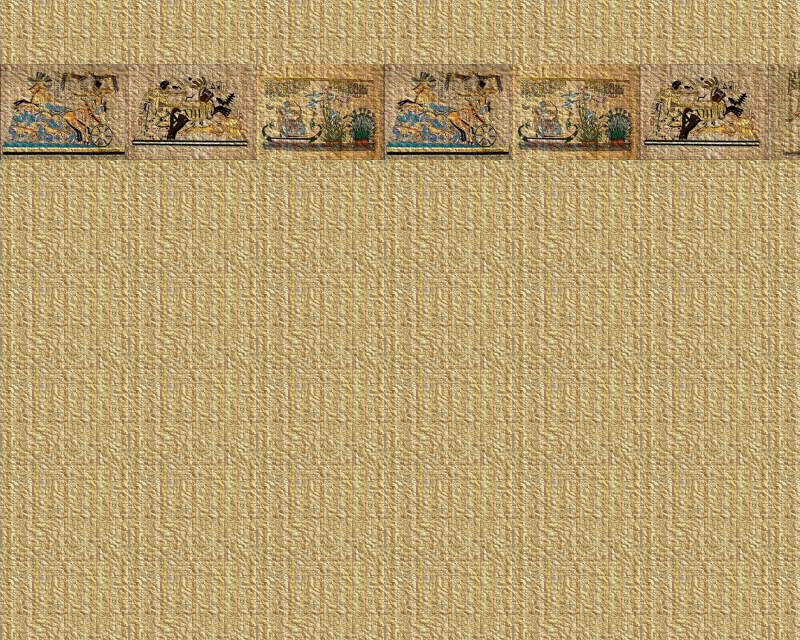

A level layout from a 2D game, rendered from its tile map. Below: a short description, then the map file with tile-grid data replaced by summaries:
An orthogonal 25x20 tile map with 32x32 px tiles, 2 tile layers (bg, deco).

<map version="1.0" orientation="orthogonal" width="25" height="20" tilewidth="32" tileheight="32">
 <tileset firstgid="1" name="egypt_tilset" tilewidth="32" tileheight="32">
  <image source="egypt_tilset.png" width="256" height="2080" />
 </tileset>
 <layer name="bg" width="25" height="20">
  <data>[500 cells, 500 non-empty, 12 distinct tile ids]</data>
 </layer>
 <layer name="deco" width="25" height="20">
  <data>[500 cells, 75 non-empty, 39 distinct tile ids]</data>
 </layer>
</map>
